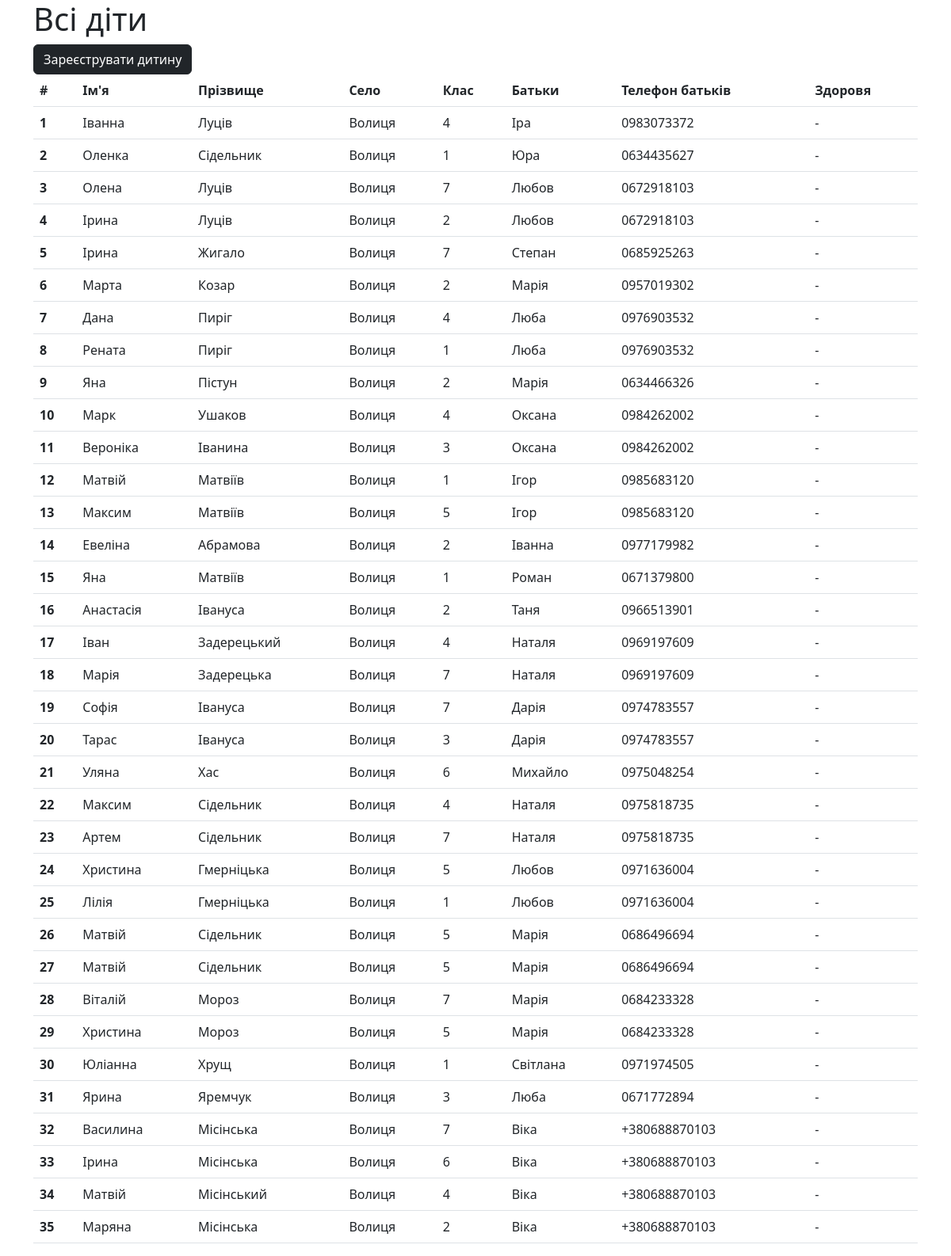
The page / on the database its author committed.
### recorder/models.py (models this page shows, shortened)
class Child(models.Model):
	first_name = models.CharField(max_length=200)
	last_name = models.CharField(max_length=200)
	village = models.CharField(max_length=200)
	ended_class = models.CharField(max_length=200)
	parent_name = models.CharField(max_length=200)
	parent_phone_number = models.CharField(max_length=200)
	health_problems = models.CharField(max_length=1500)

### recorder/views.py (the view)
# urls.py: path('', views.index, name='index'),
def index(request):
	users = Child.objects.all()
	context = {
		"users": users
	}
	return render(request, "recorder/index.html", context=context)

### recorder/templates/recorder/index.html (shortened to what this page needs)
{% extends "base.html" %}
{% block content %}
	<h1>Всі діти</h1>
	<a href="{% url 'add_child' %}"><button type="button" class="btn btn-dark add-child-btn">Зареєструвати дитину</button></a>
	<br>
	<table class="table">
	  <thead>
	    <tr>
	      <th scope="col">#</th>
	      <th scope="col">Ім'я</th>
	      <th scope="col">Прізвище</th>
	      <th scope="col">Село</th>
	      <th scope="col">Клас</th>
	      <th scope="col">Батьки</th>
	      <th scope="col">Телефон батьків</th>
	      <th scope="col">Здоровя</th>
	    </tr>
	  </thead>
	  <tbody>
			{% for user in users %}
		    <tr>
		      <th scope="row">{{ user.id }}</th>
		      <td>{{ user.first_name }}</td>
		      <td>{{ user.last_name }}</td>
		      <td>{{ user.village }}</td>
		      <td>{{ user.ended_class }}</td>
		      <td>{{ user.parent_name }}</td>
		      <td>{{ user.parent_phone_number }}</td>
		      <td>{{ user.health_problems }}</td>
		    </tr>
			{% endfor %}
	  </tbody>
	</table>
{% endblock %}

### rows shown on the page
Child: id "1", first_name "Іванна", last_name "Луців", village "Волиця", ended_class "4", parent_name "Іра", parent_phone_number "0983073372", health_problems "-"
Child: id "2", first_name "Оленка", last_name "Сідельник", village "Волиця", ended_class "1", parent_name "Юра", parent_phone_number "0634435627", health_problems "-"
Child: id "3", first_name "Олена", last_name "Луців", village "Волиця", ended_class "7", parent_name "Любов", parent_phone_number "0672918103", health_problems "-"
Child: id "4", first_name "Ірина", last_name "Луців", village "Волиця", ended_class "2", parent_name "Любов", parent_phone_number "0672918103", health_problems "-"
Child: id "5", first_name "Ірина", last_name "Жигало", village "Волиця", ended_class "7", parent_name "Степан", parent_phone_number "0685925263", health_problems "-"
Child: id "6", first_name "Марта", last_name "Козар", village "Волиця", ended_class "2", parent_name "Марія", parent_phone_number "0957019302", health_problems "-"
Child: id "7", first_name "Дана", last_name "Пиріг", village "Волиця", ended_class "4", parent_name "Люба", parent_phone_number "0976903532", health_problems "-"
Child: id "8", first_name "Рената", last_name "Пиріг", village "Волиця", ended_class "1", parent_name "Люба", parent_phone_number "0976903532", health_problems "-"
Child: id "9", first_name "Яна", last_name "Пістун", village "Волиця", ended_class "2", parent_name "Марія", parent_phone_number "0634466326", health_problems "-"
Child: id "10", first_name "Марк", last_name "Ушаков", village "Волиця", ended_class "4", parent_name "Оксана", parent_phone_number "0984262002", health_problems "-"
Child: id "11", first_name "Вероніка", last_name "Іванина", village "Волиця", ended_class "3", parent_name "Оксана", parent_phone_number "0984262002", health_problems "-"
Child: id "12", first_name "Матвій", last_name "Матвіїв", village "Волиця", ended_class "1", parent_name "Ігор", parent_phone_number "0985683120", health_problems "-"
Child: id "13", first_name "Максим", last_name "Матвіїв", village "Волиця", ended_class "5", parent_name "Ігор", parent_phone_number "0985683120", health_problems "-"
Child: id "14", first_name "Евеліна", last_name "Абрамова", village "Волиця", ended_class "2", parent_name "Іванна", parent_phone_number "0977179982", health_problems "-"
Child: id "15", first_name "Яна", last_name "Матвіїв", village "Волиця", ended_class "1", parent_name "Роман", parent_phone_number "0671379800", health_problems "-"
Child: id "16", first_name "Анастасія", last_name "Івануса", village "Волиця", ended_class "2", parent_name "Таня", parent_phone_number "0966513901", health_problems "-"
Child: id "17", first_name "Іван", last_name "Задерецький", village "Волиця", ended_class "4", parent_name "Наталя", parent_phone_number "0969197609", health_problems "-"
Child: id "18", first_name "Марія", last_name "Задерецька", village "Волиця", ended_class "7", parent_name "Наталя", parent_phone_number "0969197609", health_problems "-"
Child: id "19", first_name "Софія", last_name "Івануса", village "Волиця", ended_class "7", parent_name "Дарія", parent_phone_number "0974783557", health_problems "-"
Child: id "20", first_name "Тарас", last_name "Івануса", village "Волиця", ended_class "3", parent_name "Дарія", parent_phone_number "0974783557", health_problems "-"
Child: id "21", first_name "Уляна", last_name "Хас", village "Волиця", ended_class "6", parent_name "Михайло", parent_phone_number "0975048254", health_problems "-"
Child: id "22", first_name "Максим", last_name "Сідельник", village "Волиця", ended_class "4", parent_name "Наталя", parent_phone_number "0975818735", health_problems "-"
Child: id "23", first_name "Артем", last_name "Сідельник", village "Волиця", ended_class "7", parent_name "Наталя", parent_phone_number "0975818735", health_problems "-"
Child: id "24", first_name "Христина", last_name "Гмерніцька", village "Волиця", ended_class "5", parent_name "Любов", parent_phone_number "0971636004", health_problems "-"
Child: id "25", first_name "Лілія", last_name "Гмерніцька", village "Волиця", ended_class "1", parent_name "Любов", parent_phone_number "0971636004", health_problems "-"
Child: id "26", first_name "Матвій", last_name "Сідельник", village "Волиця", ended_class "5", parent_name "Марія", parent_phone_number "0686496694", health_problems "-"
Child: id "27", first_name "Матвій", last_name "Сідельник", village "Волиця", ended_class "5", parent_name "Марія", parent_phone_number "0686496694", health_problems "-"
Child: id "28", first_name "Віталій", last_name "Мороз", village "Волиця", ended_class "7", parent_name "Марія", parent_phone_number "0684233328", health_problems "-"
Child: id "29", first_name "Христина", last_name "Мороз", village "Волиця", ended_class "5", parent_name "Марія", parent_phone_number "0684233328", health_problems "-"
Child: id "30", first_name "Юліанна", last_name "Хрущ", village "Волиця", ended_class "1", parent_name "Світлана", parent_phone_number "0971974505", health_problems "-"
Child: id "31", first_name "Ярина", last_name "Яремчук", village "Волиця", ended_class "3", parent_name "Люба", parent_phone_number "0671772894", health_problems "-"
Child: id "32", first_name "Василина", last_name "Місінська", village "Волиця", ended_class "7", parent_name "Віка", parent_phone_number "+380688870103", health_problems "-"
Child: id "33", first_name "Ірина", last_name "Місінська", village "Волиця", ended_class "6", parent_name "Віка", parent_phone_number "+380688870103", health_problems "-"
Child: id "34", first_name "Матвій", last_name "Місінський", village "Волиця", ended_class "4", parent_name "Віка", parent_phone_number "+380688870103", health_problems "-"
Child: id "35", first_name "Маряна", last_name "Місінська", village "Волиця", ended_class "2", parent_name "Віка", parent_phone_number "+380688870103", health_problems "-"
